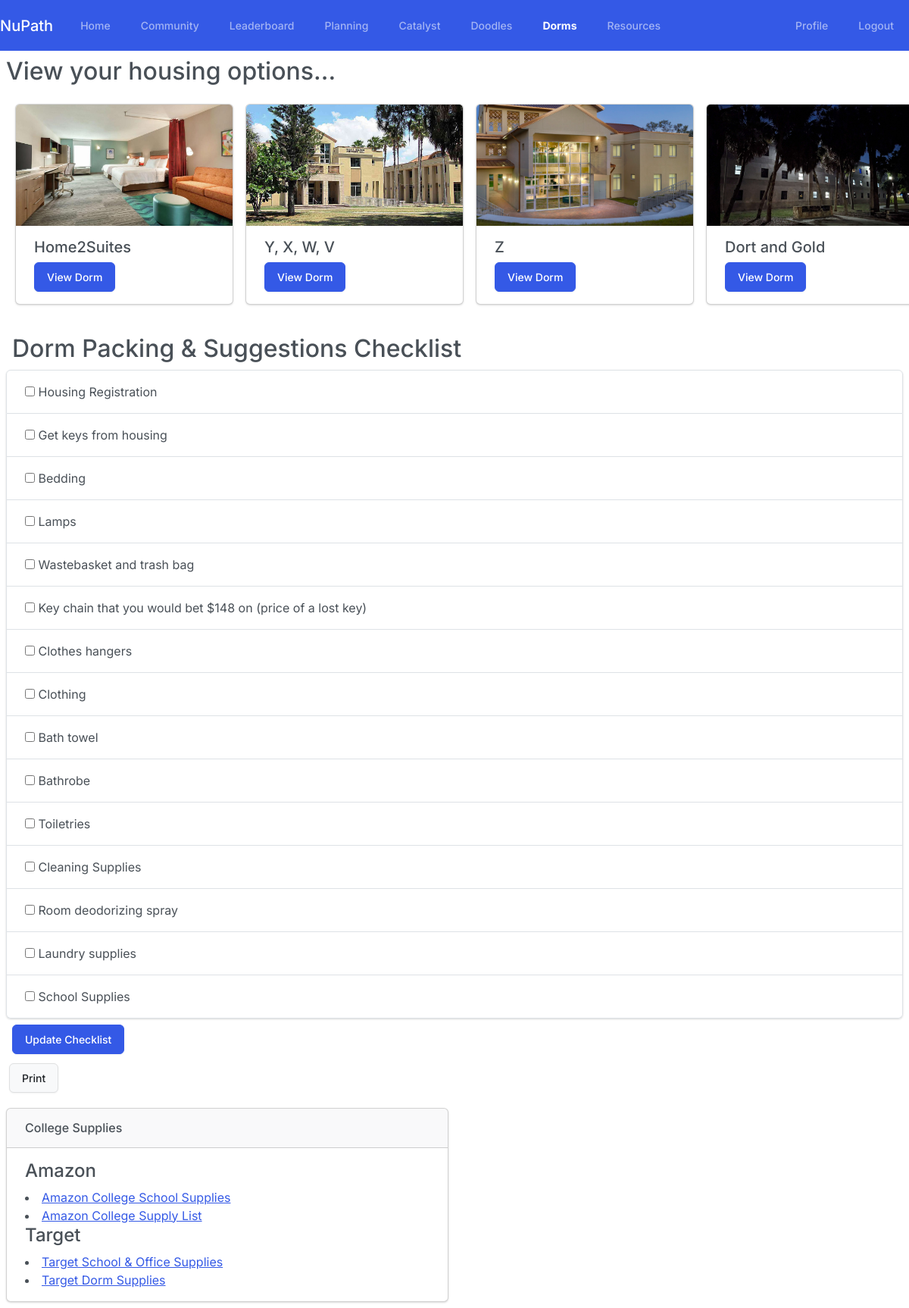
Screenshot of /dorms/ (signed in) with the database file from the repository.
### Features/models.py (models this page shows, shortened)
class Dorms(models.Model):
    dormtype = models.CharField(max_length=200)
    address = models.CharField(max_length=200)
    dormpic1 = models.ImageField(upload_to='dormview', default='default.webp', blank=True) #THIS ONLY WORKS WITH MEDIA FILE. FOR SOME REASON
    dormpic2 = models.ImageField(upload_to='dormview', default='default.webp', blank=True)
    dormpic3 = models.ImageField(upload_to='dormview', default='default.webp', blank=True)
    foodoptions = models.CharField(max_length=200, blank=True)
    is_current_dorm = models.BooleanField(default=False)
    """
    WE'RE NOT EVEN DOING THIS BECAUSE THERE'S NO TIME WHO CARES
    Talking to myself here so I don't forget, but we should store with the user what dorm they have
    saved & their dorm number to a profile. We would use a manytoone for this.
    It should be that a User can only pick one dorm, but that one dorm can be selected by many users.

    This field would be this, in a user profile:
        user_dorm = models.ForeignKey(Dorm, blank=True)
    Then, the views page for dormview would check whether the viewing user's dorm matched the page's dorm, rather than a boolean.
    """

class UserChecklist(models.Model):
    user = models.OneToOneField(User, on_delete=models.CASCADE)
    housing_registration = models.BooleanField(default=False)
    get_keys_from_housing = models.BooleanField(default=False)
    bedding = models.BooleanField(default=False)
    lamps = models.BooleanField(default=False)
    wastebasket_and_trash_bag = models.BooleanField(default=False)
    key_chain = models.BooleanField(default=False)
    clothes_hangers = models.BooleanField(default=False)
    clothing = models.BooleanField(default=False)
    bath_towel = models.BooleanField(default=False)
    bathrobe = models.BooleanField(default=False)
    toiletries = models.BooleanField(default=False)
    cleaning_supplies = models.BooleanField(default=False)
    room_deodorizing_spray = models.BooleanField(default=False)
    laundry_supplies = models.BooleanField(default=False)
    school_supplies = models.BooleanField(default=False)

### Features/views.py (the view, shortened to what this page needs)
# urls.py: path('dorms/', features_views.dorms, name='dorms'),
@require_http_methods(["GET","POST"])
def dorms(request):
    dorms = Dorms.objects.all() #all the dorms available
    """
    current_dorm = Dorms.objects.filter(is_current_dorm=True).first() #user's current dorm
    #using first() is supposed to be bad practice but there shouldn't be anything else in this list!
    """
    try:
        checklist = UserChecklist.objects.get(user=request.user)
    except UserChecklist.DoesNotExist:
        checklist = UserChecklist.objects.create(user=request.user)
        return redirect('dorms')
    context = {
        'dorms': dorms,
        'checklist': checklist
    }
    return render(request, 'Features/dorms.html', context)

### Features/templates/Features/dorms.html (shortened to what this page needs)
{% extends './base.html' %}
{% load static %}
{% block content %}
<h2 class="font-weight-light m-2">View your housing options...</h2>
<div class="container-fluid py-2" style="overflow: auto;">
    <div class="d-flex flex-row flex-nowrap">
        {% for dorm in dorms %}
        <div class="card m-2" style="min-width: 18rem;">
            <img src="{{ dorm.dormpic1.url }}" class="card-img-top" style="min-height: 10rem;">
            <div class="card-body">
            <h5 class="card-title">{{ dorm.dormtype }}</h5>
            <a href="{% url 'dormview' dorm.id %}" class="btn btn-primary">View Dorm</a>
            </div>
        </div>
        {% endfor %}
    </div>
</div>
<div class="m-2" id="insiderchecklist">
    <h2 class="font-weight-light m-2">Dorm Packing & Suggestions Checklist</h2>
    <form method="POST" action="{% url 'dorms' %}">
        <ul class="list-group list-group-light">
            <li class="list-group-item" onclick="toggleCheckbox('housing_registration')">
                <input type="checkbox" name="housing_registration" {% if checklist.housing_registration %}checked{% endif %}>
                <label for="housing_registration">Housing Registration</label>
            </li>
            <li class="list-group-item" onclick="toggleCheckbox('get_keys_from_housing')">
                <input type="checkbox" name="get_keys_from_housing" {% if checklist.get_keys_from_housing %}checked{% endif %}>
                <label for="get_keys_from_housing">Get keys from housing</label>
            </li>
            <li class="list-group-item" onclick="toggleCheckbox('bedding')">
                <input type="checkbox" name="bedding" {% if checklist.bedding %}checked{% endif %}>
                <label for="bedding">Bedding</label>
            </li>
            <li class="list-group-item" onclick="toggleCheckbox('lamps')">
                <input type="checkbox" name="lamps" {% if checklist.lamps %}checked{% endif %}>
                <label for="lamps">Lamps</label>
            </li>
            <li class="list-group-item" onclick="toggleCheckbox('wastebasket_and_trash_bag')">
                <input type="checkbox" name="wastebasket_and_trash_bag" {% if checklist.wastebasket_and_trash_bag %}checked{% endif %}>
                <label for="wastebasket_and_trash_bag">Wastebasket and trash bag</label>
            </li>
            <li class="list-group-item" onclick="toggleCheckbox('key_chain')">
                <input type="checkbox" name="key_chain" {% if checklist.key_chain %}checked{% endif %}>
                <label for="key_chain">Key chain that you would bet $148 on (price of a lost key)</label>
            </li>
            <li class="list-group-item" onclick="toggleCheckbox('clothes_hangers')">
                <input type="checkbox" name="clothes_hangers" {% if checklist.clothes_hangers %}checked{% endif %}>
                <label for="clothes_hangers">Clothes hangers</label>
            </li>
            <li class="list-group-item" onclick="toggleCheckbox('clothing')">
                <input type="checkbox" name="clothing" {% if checklist.clothing %}checked{% endif %}>
                <label for="clothing">Clothing</label>
            </li>
            <li class="list-group-item" onclick="toggleCheckbox('bath_towel')">
                <input type="checkbox" name="bath_towel" {% if checklist.bath_towel %}checked{% endif %}>
                <label for="bath_towel">Bath towel</label>
            </li>
            <li class="list-group-item" onclick="toggleCheckbox('bathrobe')">
                <input type="checkbox" name="bathrobe" {% if checklist.bathrobe %}checked{% endif %}>
                <label for="bathrobe">Bathrobe</label>
            </li>
            <li class="list-group-item" onclick="toggleCheckbox('toiletries')">
                <input type="checkbox" name="toiletries" {% if checklist.toiletries %}checked{% endif %}>
                <label for="toiletries">Toiletries</label>
            </li>
            <li class="list-group-item" onclick="toggleCheckbox('cleaning_supplies')">
                <input type="checkbox" name="cleaning_supplies" {% if checklist.cleaning_supplies %}checked{% endif %}>
                <label for="cleaning_supplies">Cleaning Supplies</label>
            </li>
            <li class="list-group-item" onclick="toggleCheckbox('room_deodorizing_spray')">
                <input type="checkbox" name="room_deodorizing_spray" {% if checklist.room_deodorizing_spray %}checked{% endif %}>
                <label for="room_deodorizing_spray">Room deodorizing spray</label>
            </li>
            <li class="list-group-item" onclick="toggleCheckbox('laundry_supplies')">
                <input type="checkbox" name="laundry_supplies" {% if checklist.laundry_supplies %}checked{% endif %}>
                <label for="laundry_supplies">Laundry supplies</label>
            </li>
            <li class="list-group-item" onclick="toggleCheckbox('school_supplies')">
                <input type="checkbox" name="school_supplies" {% if checklist.school_supplies %}checked{% endif %}>
                <label for="school_supplies">School Supplies</label>
            </li>
        </ul>
    <button class="btn btn-primary m-2" type="submit">Update Checklist</button>
</form>
<button class="btn btn-light m-1" onclick="printPageArea('insiderchecklist')">Print</button>
</div>
<div class="col-md-6">
<div class="card m-2">
    <div class="card-header">
        <h6 class="mb-0">College Supplies</h6>
    </div>
    <div class="supplies card-body">
        <h4>Amazon</h4>
        <li><a href="https://www.amazon.com/College-School-Supplies/s?k=College+School+Supplies" class="card-link">Amazon College School Supplies</a></li>
        <li><a href="https://www.amazon.com/College-Supply-List/s?k=College+Supply+List" class="card-link">Amazon College Supply List</a></li>
        <h4>Target</h4>
        <li><a href="https://www.target.com/c/school-office-supplies/-/N-5xsxr" class="card-link">Target School & Office Supplies</a></li>
        <li><a href="https://www.target.com/c/on-to-college/-/N-5q0g0" class="card-link">Target Dorm Supplies</a></li>
    </div>
</div>
</div>
{% endblock %}

### Features/templates/Features/dorms.html (style rules this page uses)
.supplies { min-height: min-content !important; min-width: min-content !important; }
.card-img-top { width: auto; height: 8vw; object-fit: cover; }
.container-fluid { min-height: 19rem; }

### rows the page displays
Dorms: dormpic1 (picture), dormtype "Home2Suites"
Dorms: dormpic1 (picture), dormtype "Y, X, W, V"
Dorms: dormpic1 (picture), dormtype "Z"
Dorms: dormpic1 (picture), dormtype "Dort and Gold"
